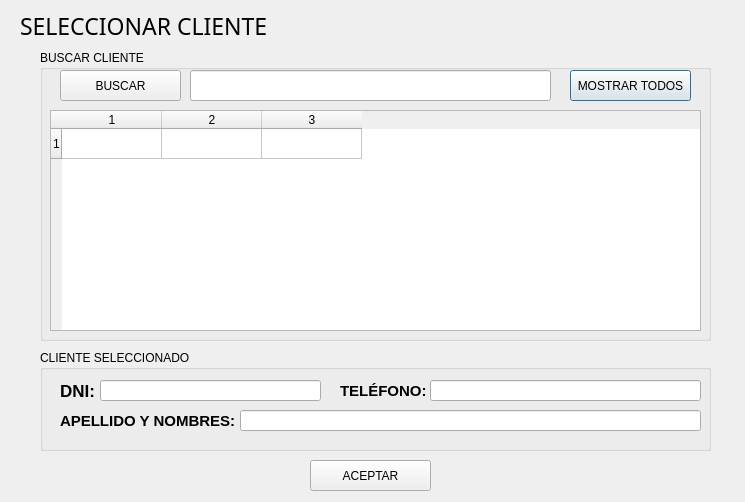
<?xml version="1.0" encoding="UTF-8"?>
<ui version="4.0">
 <class>Dialog</class>
 <widget class="QDialog" name="Dialog">
  <property name="geometry">
   <rect>
    <x>0</x>
    <y>0</y>
    <width>745</width>
    <height>502</height>
   </rect>
  </property>
  <property name="windowTitle">
   <string>Seleccionar Cliente</string>
  </property>
  <widget class="QLabel" name="label">
   <property name="geometry">
    <rect>
     <x>20</x>
     <y>0</y>
     <width>701</width>
     <height>51</height>
    </rect>
   </property>
   <property name="font">
    <font>
     <family>Arial Black</family>
     <pointsize>17</pointsize>
    </font>
   </property>
   <property name="text">
    <string>SELECCIONAR CLIENTE</string>
   </property>
  </widget>
  <widget class="QGroupBox" name="groupBox">
   <property name="geometry">
    <rect>
     <x>40</x>
     <y>350</y>
     <width>671</width>
     <height>101</height>
    </rect>
   </property>
   <property name="title">
    <string>CLIENTE SELECCIONADO</string>
   </property>
   <widget class="QLineEdit" name="cTelefono">
    <property name="geometry">
     <rect>
      <x>390</x>
      <y>30</y>
      <width>271</width>
      <height>21</height>
     </rect>
    </property>
   </widget>
   <widget class="QLabel" name="label_apenom">
    <property name="geometry">
     <rect>
      <x>20</x>
      <y>60</y>
      <width>221</width>
      <height>21</height>
     </rect>
    </property>
    <property name="font">
     <font>
      <family>Arial</family>
      <pointsize>11</pointsize>
      <weight>75</weight>
      <bold>true</bold>
     </font>
    </property>
    <property name="text">
     <string>APELLIDO Y NOMBRES:</string>
    </property>
   </widget>
   <widget class="QLineEdit" name="cApeNom">
    <property name="geometry">
     <rect>
      <x>200</x>
      <y>60</y>
      <width>461</width>
      <height>21</height>
     </rect>
    </property>
   </widget>
   <widget class="QLabel" name="label_dni">
    <property name="geometry">
     <rect>
      <x>20</x>
      <y>30</y>
      <width>51</width>
      <height>21</height>
     </rect>
    </property>
    <property name="font">
     <font>
      <family>Arial</family>
      <pointsize>13</pointsize>
      <weight>75</weight>
      <bold>true</bold>
     </font>
    </property>
    <property name="text">
     <string>DNI:</string>
    </property>
    <property name="alignment">
     <set>Qt::AlignLeading|Qt::AlignLeft|Qt::AlignVCenter</set>
    </property>
   </widget>
   <widget class="QLabel" name="label_telefono">
    <property name="geometry">
     <rect>
      <x>300</x>
      <y>30</y>
      <width>91</width>
      <height>21</height>
     </rect>
    </property>
    <property name="font">
     <font>
      <family>Arial</family>
      <pointsize>11</pointsize>
      <weight>75</weight>
      <bold>true</bold>
     </font>
    </property>
    <property name="text">
     <string>TELÉFONO:</string>
    </property>
    <property name="alignment">
     <set>Qt::AlignLeading|Qt::AlignLeft|Qt::AlignVCenter</set>
    </property>
   </widget>
   <widget class="QLineEdit" name="cDni">
    <property name="geometry">
     <rect>
      <x>60</x>
      <y>30</y>
      <width>221</width>
      <height>21</height>
     </rect>
    </property>
    <property name="readOnly">
     <bool>false</bool>
    </property>
   </widget>
  </widget>
  <widget class="QGroupBox" name="groupBox_2">
   <property name="geometry">
    <rect>
     <x>40</x>
     <y>50</y>
     <width>671</width>
     <height>291</height>
    </rect>
   </property>
   <property name="title">
    <string>BUSCAR CLIENTE</string>
   </property>
   <widget class="QPushButton" name="btn_buscar_cliente">
    <property name="geometry">
     <rect>
      <x>20</x>
      <y>20</y>
      <width>121</width>
      <height>31</height>
     </rect>
    </property>
    <property name="text">
     <string>BUSCAR</string>
    </property>
    <property name="autoDefault">
     <bool>false</bool>
    </property>
   </widget>
   <widget class="QLineEdit" name="cBuscar">
    <property name="geometry">
     <rect>
      <x>150</x>
      <y>20</y>
      <width>361</width>
      <height>31</height>
     </rect>
    </property>
   </widget>
   <widget class="QTableWidget" name="cTabla">
    <property name="geometry">
     <rect>
      <x>10</x>
      <y>60</y>
      <width>651</width>
      <height>221</height>
     </rect>
    </property>
    <property name="font">
     <font>
      <pointsize>9</pointsize>
     </font>
    </property>
    <property name="sizeAdjustPolicy">
     <enum>QAbstractScrollArea::AdjustIgnored</enum>
    </property>
    <property name="rowCount">
     <number>1</number>
    </property>
    <property name="columnCount">
     <number>3</number>
    </property>
    <attribute name="horizontalHeaderCascadingSectionResizes">
     <bool>false</bool>
    </attribute>
    <row/>
    <column/>
    <column/>
    <column/>
    <item row="0" column="0">
     <property name="text">
      <string/>
     </property>
     <property name="font">
      <font>
       <pointsize>12</pointsize>
      </font>
     </property>
     <property name="textAlignment">
      <set>AlignCenter</set>
     </property>
    </item>
    <item row="0" column="2">
     <property name="text">
      <string/>
     </property>
     <property name="textAlignment">
      <set>AlignCenter</set>
     </property>
    </item>
   </widget>
   <widget class="QPushButton" name="btn_mostrar_cliente">
    <property name="geometry">
     <rect>
      <x>530</x>
      <y>20</y>
      <width>121</width>
      <height>31</height>
     </rect>
    </property>
    <property name="text">
     <string>MOSTRAR TODOS</string>
    </property>
   </widget>
  </widget>
  <widget class="QPushButton" name="btn_aceptar_cliente">
   <property name="geometry">
    <rect>
     <x>310</x>
     <y>460</y>
     <width>121</width>
     <height>31</height>
    </rect>
   </property>
   <property name="text">
    <string>ACEPTAR</string>
   </property>
  </widget>
 </widget>
 <resources/>
 <connections/>
</ui>
